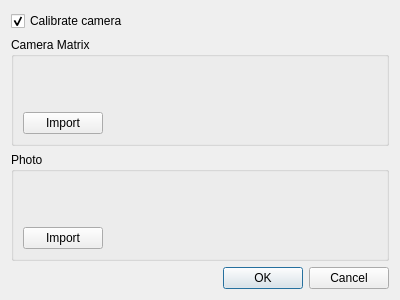
<?xml version="1.0" encoding="UTF-8"?>
<ui version="4.0">
 <class>openDialog</class>
 <widget class="QDialog" name="openDialog">
  <property name="geometry">
   <rect>
    <x>0</x>
    <y>0</y>
    <width>400</width>
    <height>300</height>
   </rect>
  </property>
  <property name="windowTitle">
   <string>Open</string>
  </property>
  <layout class="QGridLayout" name="gridLayout">
   <item row="0" column="0">
    <widget class="QCheckBox" name="checkBox">
     <property name="text">
      <string>Calibrate camera</string>
     </property>
     <property name="checked">
      <bool>true</bool>
     </property>
    </widget>
   </item>
   <item row="1" column="0" colspan="2">
    <widget class="QGroupBox" name="cameraGroupBox">
     <property name="title">
      <string>Camera Matrix</string>
     </property>
     <layout class="QVBoxLayout" name="verticalLayout">
      <item>
       <widget class="QLabel" name="cameraMatrixDirLabel">
        <property name="text">
         <string/>
        </property>
        <property name="wordWrap">
         <bool>true</bool>
        </property>
       </widget>
      </item>
      <item>
       <layout class="QHBoxLayout" name="horizontalLayout">
        <item>
         <widget class="QPushButton" name="importCamMatrixButton">
          <property name="text">
           <string>Import</string>
          </property>
         </widget>
        </item>
        <item>
         <spacer name="horizontalSpacer_2">
          <property name="orientation">
           <enum>Qt::Horizontal</enum>
          </property>
          <property name="sizeHint" stdset="0">
           <size>
            <width>278</width>
            <height>20</height>
           </size>
          </property>
         </spacer>
        </item>
       </layout>
      </item>
     </layout>
    </widget>
   </item>
   <item row="2" column="0" colspan="2">
    <widget class="QGroupBox" name="photoGroupBox">
     <property name="title">
      <string>Photo</string>
     </property>
     <layout class="QVBoxLayout" name="verticalLayout_2">
      <item>
       <widget class="QLabel" name="photoDirLabel">
        <property name="text">
         <string/>
        </property>
        <property name="wordWrap">
         <bool>true</bool>
        </property>
       </widget>
      </item>
      <item>
       <layout class="QHBoxLayout" name="horizontalLayout_2">
        <item>
         <widget class="QPushButton" name="importPhotoButton">
          <property name="text">
           <string>Import</string>
          </property>
         </widget>
        </item>
        <item>
         <spacer name="horizontalSpacer_3">
          <property name="orientation">
           <enum>Qt::Horizontal</enum>
          </property>
          <property name="sizeHint" stdset="0">
           <size>
            <width>278</width>
            <height>20</height>
           </size>
          </property>
         </spacer>
        </item>
       </layout>
      </item>
     </layout>
    </widget>
   </item>
   <item row="3" column="0">
    <spacer name="horizontalSpacer">
     <property name="orientation">
      <enum>Qt::Horizontal</enum>
     </property>
     <property name="sizeHint" stdset="0">
      <size>
       <width>285</width>
       <height>20</height>
      </size>
     </property>
    </spacer>
   </item>
   <item row="3" column="1">
    <widget class="QDialogButtonBox" name="buttonBox">
     <property name="orientation">
      <enum>Qt::Horizontal</enum>
     </property>
     <property name="standardButtons">
      <set>QDialogButtonBox::Cancel|QDialogButtonBox::Ok</set>
     </property>
    </widget>
   </item>
  </layout>
 </widget>
 <resources/>
 <connections>
  <connection>
   <sender>buttonBox</sender>
   <signal>accepted()</signal>
   <receiver>openDialog</receiver>
   <slot>accept()</slot>
   <hints>
    <hint type="sourcelabel">
     <x>248</x>
     <y>254</y>
    </hint>
    <hint type="destinationlabel">
     <x>157</x>
     <y>274</y>
    </hint>
   </hints>
  </connection>
  <connection>
   <sender>buttonBox</sender>
   <signal>rejected()</signal>
   <receiver>openDialog</receiver>
   <slot>reject()</slot>
   <hints>
    <hint type="sourcelabel">
     <x>316</x>
     <y>260</y>
    </hint>
    <hint type="destinationlabel">
     <x>286</x>
     <y>274</y>
    </hint>
   </hints>
  </connection>
 </connections>
</ui>
